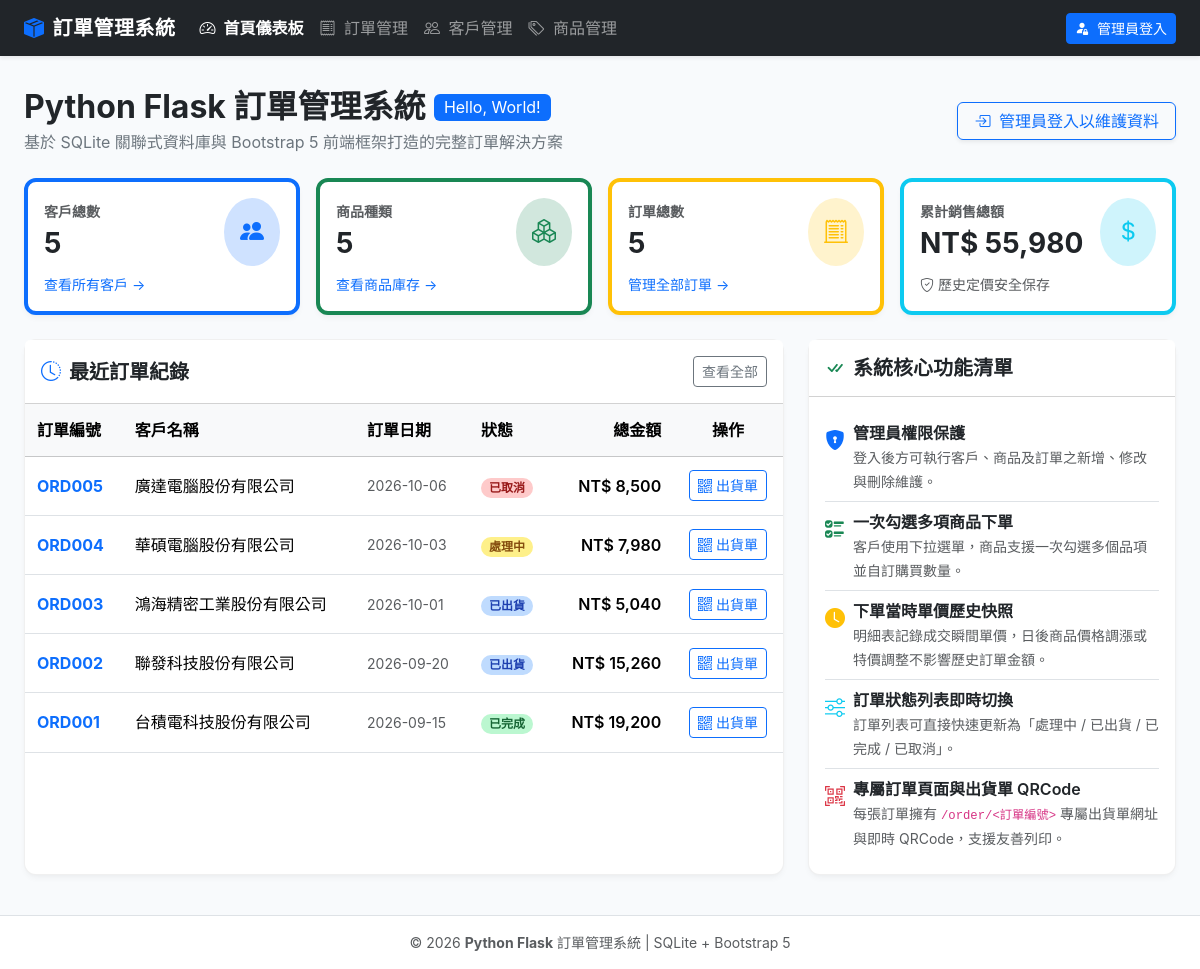
The page / on the database its author committed.
### tables this page shows
CREATE TABLE orders (
        order_id TEXT PRIMARY KEY,
        customer_id TEXT NOT NULL,
        order_date TEXT NOT NULL,
        status TEXT NOT NULL CHECK (status IN ('處理中', '已出貨', '已完成', '已取消')),
        salesperson TEXT NOT NULL,
        FOREIGN KEY (customer_id) REFERENCES customer (customer_id)
            ON UPDATE CASCADE
            ON DELETE RESTRICT
    );

### app.py (the view)
@app.route("/")
def index():
    db = get_db()
    c_count = db.execute("SELECT COUNT(*) FROM customer;").fetchone()[0]
    p_count = db.execute("SELECT COUNT(*) FROM product;").fetchone()[0]
    o_count = db.execute("SELECT COUNT(*) FROM orders;").fetchone()[0]
    rev_row = db.execute("SELECT COALESCE(SUM(quantity * unit_price), 0) FROM order_item;").fetchone()
    total_rev = rev_row[0] if rev_row else 0
    stats = {
        "customer_count": c_count,
        "product_count": p_count,
        "order_count": o_count,
        "total_revenue": total_rev
    }
    recent_orders = db.execute("""
        SELECT
            o.order_id,
            c.name AS customer_name,
            o.order_date,
            o.status,
            COALESCE(SUM(oi.quantity * oi.unit_price), 0) AS total_amount
        FROM orders o
        JOIN customer c ON o.customer_id = c.customer_id
        LEFT JOIN order_item oi ON o.order_id = oi.order_id
        GROUP BY o.order_id
        ORDER BY o.order_date DESC, o.order_id DESC
        LIMIT 5;
    """).fetchall()
    return render_template(
        "index.html",
        stats=stats,
        recent_orders=recent_orders,
        title="Python Flask 訂單管理系統 - Hello, World!"
    )

### app.py (called while the page is built)
def get_db():
    if "db" not in g:
        if not os.path.exists(DB_PATH):
            print(f"[*] 偵測到資料庫不存在，自動執行初始化: {DB_PATH}")
            init_database(DB_PATH)
        g.db = sqlite3.connect(DB_PATH)
        g.db.row_factory = sqlite3.Row
        g.db.execute("PRAGMA foreign_keys = ON;")
    return g.db

### templates/index.html (shortened to what this page needs)
{% extends "base.html" %}
{% block content %}
<div class="row mb-4 align-items-center">
    <div class="col-md-8">
        <h2 class="fw-bold text-dark mb-1 d-flex align-items-center gap-2">
            <span>Python Flask 訂單管理系統</span>
            <span class="badge bg-primary fs-6 fw-normal">Hello, World!</span>
        </h2>
        <p class="text-secondary mb-0">基於 SQLite 關聯式資料庫與 Bootstrap 5 前端框架打造的完整訂單解決方案</p>
    </div>
    <div class="col-md-4 text-md-end mt-3 mt-md-0">
        {% if session.get('user') %}
            <a href="{{ url_for('order_new') }}" class="btn btn-primary px-3 shadow-sm">
                <i class="bi bi-plus-circle me-1"></i> 立即新增訂單
            </a>
        {% else %}
            <a href="{{ url_for('login') }}" class="btn btn-outline-primary px-3 shadow-sm">
                <i class="bi bi-box-arrow-in-right me-1"></i> 管理員登入以維護資料
            </a>
        {% endif %}
    </div>
</div>
<div class="row g-3 mb-4">
    <div class="col-sm-6 col-xl-3">
        <div class="card p-3 border-start border-primary border-4">
            <div class="d-flex justify-content-between align-items-center">
                <div>
                    <div class="text-muted small fw-semibold">客戶總數</div>
                    <div class="fs-3 fw-bold text-dark">{{ stats.customer_count }}</div>
                </div>
                <div class="bg-primary-subtle text-primary p-3 rounded-circle">
                    <i class="bi bi-people-fill fs-4"></i>
                </div>
            </div>
            <div class="mt-2 text-muted small">
                <a href="{{ url_for('customers_list') }}" class="text-decoration-none">查看所有客戶 &rarr;</a>
            </div>
        </div>
    </div>
    <div class="col-sm-6 col-xl-3">
        <div class="card p-3 border-start border-success border-4">
            <div class="d-flex justify-content-between align-items-center">
                <div>
                    <div class="text-muted small fw-semibold">商品種類</div>
                    <div class="fs-3 fw-bold text-dark">{{ stats.product_count }}</div>
                </div>
                <div class="bg-success-subtle text-success p-3 rounded-circle">
                    <i class="bi bi-boxes fs-4"></i>
                </div>
            </div>
            <div class="mt-2 text-muted small">
                <a href="{{ url_for('products_list') }}" class="text-decoration-none">查看商品庫存 &rarr;</a>
            </div>
        </div>
    </div>
    <div class="col-sm-6 col-xl-3">
        <div class="card p-3 border-start border-warning border-4">
            <div class="d-flex justify-content-between align-items-center">
                <div>
                    <div class="text-muted small fw-semibold">訂單總數</div>
                    <div class="fs-3 fw-bold text-dark">{{ stats.order_count }}</div>
                </div>
                <div class="bg-warning-subtle text-warning p-3 rounded-circle">
                    <i class="bi bi-receipt-cutoff fs-4"></i>
                </div>
            </div>
            <div class="mt-2 text-muted small">
                <a href="{{ url_for('orders_list') }}" class="text-decoration-none">管理全部訂單 &rarr;</a>
            </div>
        </div>
    </div>
    <div class="col-sm-6 col-xl-3">
        <div class="card p-3 border-start border-info border-4">
            <div class="d-flex justify-content-between align-items-center">
                <div>
                    <div class="text-muted small fw-semibold">累計銷售總額</div>
                    <div class="fs-3 fw-bold text-dark">NT$ {{ "{:,}".format(stats.total_revenue|int) }}</div>
                </div>
                <div class="bg-info-subtle text-info p-3 rounded-circle">
                    <i class="bi bi-currency-dollar fs-4"></i>
                </div>
            </div>
            <div class="mt-2 text-muted small text-success">
                <i class="bi bi-shield-check me-1"></i>歷史定價安全保存
            </div>
        </div>
    </div>
</div>
<div class="row g-4">
    <div class="col-lg-8">
        <div class="card h-100">
            <div class="card-header bg-white py-3 d-flex justify-content-between align-items-center">
                <h5 class="mb-0 fw-bold"><i class="bi bi-clock-history me-2 text-primary"></i>最近訂單紀錄</h5>
                <a href="{{ url_for('orders_list') }}" class="btn btn-sm btn-outline-secondary">查看全部</a>
            </div>
            <div class="table-responsive">
                <table class="table table-hover align-middle mb-0">
                    <thead class="table-light">
                        <tr>
                            <th>訂單編號</th>
                            <th>客戶名稱</th>
                            <th>訂單日期</th>
                            <th>狀態</th>
                            <th class="text-end">總金額</th>
                            <th class="text-center">操作</th>
                        </tr>
                    </thead>
                    <tbody>
                        {% for ord in recent_orders %}
                            <tr>
                                <td class="fw-bold">
                                    <a href="{{ url_for('order_detail', order_id=ord.order_id) }}" class="text-decoration-none">
                                        {{ ord.order_id }}
                                    </a>
                                </td>
                                <td>{{ ord.customer_name }}</td>
                                <td class="text-muted small">{{ ord.order_date }}</td>
                                <td>
                                    <span class="badge badge-status-{{ ord.status }} px-2 py-1 rounded-pill">
                                        {{ ord.status }}
                                    </span>
                                </td>
                                <td class="text-end fw-semibold">
                                    NT$ {{ "{:,}".format(ord.total_amount|int) }}
                                </td>
                                <td class="text-center">
                                    <a href="{{ url_for('order_detail', order_id=ord.order_id) }}" class="btn btn-sm btn-outline-primary" title="出貨單 & QRCode">
                                        <i class="bi bi-qr-code me-1"></i>出貨單
                                    </a>
                                </td>
                            </tr>
                        {% else %}
                            <tr>
                                <td colspan="6" class="text-center py-4 text-muted">目前暫無訂單資料</td>
                            </tr>
                        {% endfor %}
                    </tbody>
                </table>
            </div>
        </div>
    </div>
    <div class="col-lg-4">
        <div class="card h-100">
            <div class="card-header bg-white py-3">
                <h5 class="mb-0 fw-bold"><i class="bi bi-check-all me-2 text-success"></i>系統核心功能清單</h5>
            </div>
            <div class="card-body">
                <ul class="list-group list-group-flush">
                    <li class="list-group-item px-0 d-flex gap-2 align-items-start">
                        <i class="bi bi-shield-lock-fill text-primary fs-5 mt-1"></i>
                        <div>
                            <div class="fw-semibold">管理員權限保護</div>
                            <small class="text-muted">登入後方可執行客戶、商品及訂單之新增、修改與刪除維護。</small>
                        </div>
                    </li>
                    <li class="list-group-item px-0 d-flex gap-2 align-items-start">
                        <i class="bi bi-ui-checks text-success fs-5 mt-1"></i>
                        <div>
                            <div class="fw-semibold">一次勾選多項商品下單</div>
                            <small class="text-muted">客戶使用下拉選單，商品支援一次勾選多個品項並自訂購買數量。</small>
                        </div>
                    </li>
                    <li class="list-group-item px-0 d-flex gap-2 align-items-start">
                        <i class="bi bi-clock-fill text-warning fs-5 mt-1"></i>
                        <div>
                            <div class="fw-semibold">下單當時單價歷史快照</div>
                            <small class="text-muted">明細表記錄成交瞬間單價，日後商品價格調漲或特價調整不影響歷史訂單金額。</small>
                        </div>
                    </li>
                    <li class="list-group-item px-0 d-flex gap-2 align-items-start">
                        <i class="bi bi-sliders text-info fs-5 mt-1"></i>
                        <div>
                            <div class="fw-semibold">訂單狀態列表即時切換</div>
                            <small class="text-muted">訂單列表可直接快速更新為「處理中 / 已出貨 / 已完成 / 已取消」。</small>
                        </div>
                    </li>
                    <li class="list-group-item px-0 d-flex gap-2 align-items-start">
                        <i class="bi bi-qr-code-scan text-danger fs-5 mt-1"></i>
                        <div>
                            <div class="fw-semibold">專屬訂單頁面與出貨單 QRCode</div>
                            <small class="text-muted">每張訂單擁有 <code>/order/&lt;訂單編號&gt;</code> 專屬出貨單網址與即時 QRCode，支援友善列印。</small>
                        </div>
                    </li>
                </ul>
            </div>
        </div>
    </div>
</div>
{% endblock %}

### templates/base.html (style rules this page uses)
body { font-family: 'Noto Sans TC', -apple-system, BlinkMacSystemFont, "Segoe UI", Roboto, sans-serif; background-color: #f8fafc; color: #334155; min-height: 100vh; display: flex; flex-direction: column; }
.card { border-radius: 0.75rem; border: 1px solid rgba(0,0,0,0.06); box-shadow: 0 4px 6px -1px rgba(0,0,0,0.04), 0 2px 4px -2px rgba(0,0,0,0.03); }
.table > :not(caption) > * > * { padding: 0.85rem 0.75rem; }
.badge-status-處理中 { background-color: #fef08a; color: #854d0e; }
.badge-status-已出貨 { background-color: #bfdbfe; color: #1e40af; }
.badge-status-已完成 { background-color: #bbf7d0; color: #166534; }
.badge-status-已取消 { background-color: #fecaca; color: #991b1b; }

### rows shown on the page
orders: order_id "ORD005", customer_name "廣達電腦股份有限公司", order_date "2026-10-06", status "已取消", total_amount "8,500"
orders: order_id "ORD004", customer_name "華碩電腦股份有限公司", order_date "2026-10-03", status "處理中", total_amount "7,980"
orders: order_id "ORD003", customer_name "鴻海精密工業股份有限公司", order_date "2026-10-01", status "已出貨", total_amount "5,040"
orders: order_id "ORD002", customer_name "聯發科技股份有限公司", order_date "2026-09-20", status "已出貨", total_amount "15,260"
orders: order_id "ORD001", customer_name "台積電科技股份有限公司", order_date "2026-09-15", status "已完成", total_amount "19,200"

### other values the page prints
{{ stats.customer_count }} "5"
{{ stats.product_count }} "5"
{{ stats.order_count }} "5"
{{ "{:,}".format(stats.total_revenue|int) }} "55,980"
